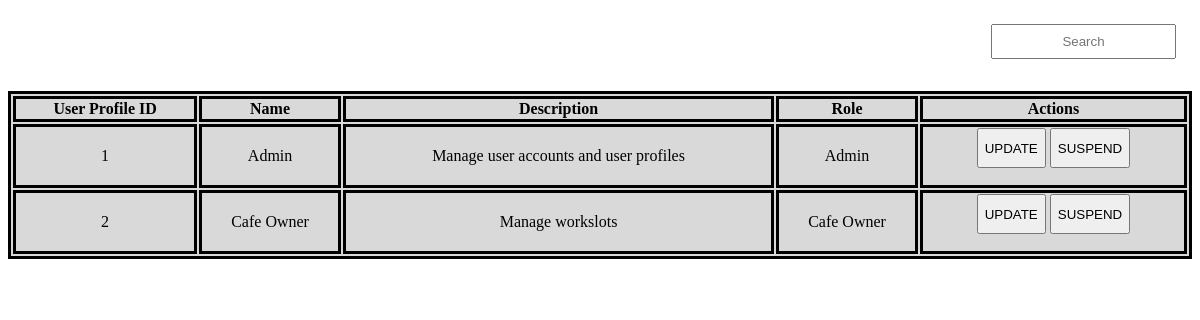
The page /bndProj/main/actors/admin/main-content.php on the database as committed earlier.
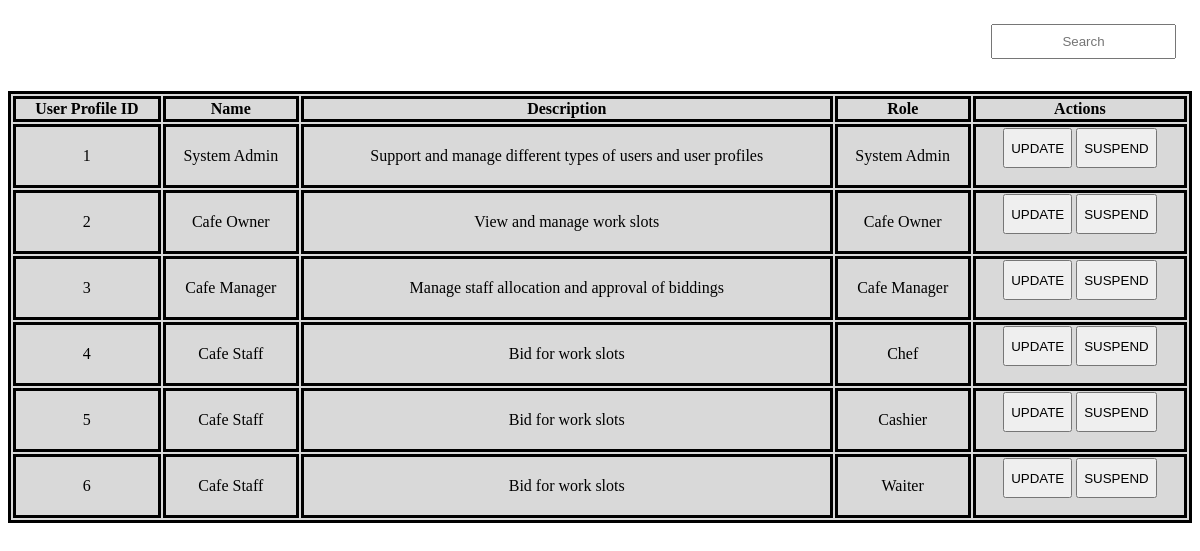
The same page on the database as committed later.
### tables this page shows
CREATE TABLE `userprofile` (
  `userProfileId` int(11) NOT NULL,
  `profileName` varchar(255) NOT NULL,
  `description` varchar(255) NOT NULL,
  `role` varchar(255) NOT NULL,
  `activated` tinyint(1) NOT NULL
);

### bndProj/entities/userProfileEntity.php (called while the page is built, shortened)
<?php
class UserProfileEntity extends Dbh
{
    protected function view()
    {
        $array = [];
        $conn = $this->connectDB();
        $sql = "SELECT * FROM userprofile";
        $result = $conn->query($sql);
        if ($result->num_rows > 0)
        {
            while ($row = $result->fetch_assoc())
            {
                $current = array(
                    'userProfileId' => $row['userProfileId'],
                    'profileName' => $row['profileName'],
                    'description' => $row['description'],
                    'role' => $row['role'],
                    'activated' => $row['activated']
                );
                array_push($array, $current);
            }
        }
        return $array;
    }
}
?>

### bndProj/controller/admin/viewUserProfileController.php (called while the page is built)
<?php
class ViewUserProfileController extends UserProfileEntity
{
    public function viewUserProfile()
    {
        $profile = new UserProfileEntity();
        $array = $profile->view();
        return $array;
    }
}
?>

### bndProj/main/actors/admin/boundaries/viewUserProfileBoundary.php (the view, shortened to what this page needs)
<?php
include "../../../entities/userProfileEntity.php";
include "../../../controller/admin/viewUserProfileController.php";
?>
<div class="container">
    <div class="row">
        <div class="search-container ml-auto">
            <form method="POST">
                <input type="text" name="search" id="myInput" placeholder="Search">
            </form>
        </div>
    </div>
    <div class="row">
        <?php
        if(isset($_POST["search"]))
        {
            $profileName = $_POST["search"];
            $searchUserProfile = new SearchUserProfileController();
            $array = $searchUserProfile->searchUserProfile($profileName);
            if ($array[0] != "Success")
            {
                echo '<script>';
                echo "alert('$array[0]');";
                echo 'document.location = "index.php?page=viewUserProfileBoundary";';
                echo '</script>';
            }
            else
            {
                echo '<table class ="table">';
                echo '  <tr>';
                echo '      <th class="text-center">User Profile ID</th>';
                echo '      <th class="text-center">Name</th>';
                echo '      <th class="text-center">Description</th>';
                echo '      <th class="text-center">Role</th>';
                echo '      <th class="text-center" colspan="2">Actions</th>';
                echo '  </tr>';
                for($i = 1; $i < count($array); $i++)
                {
                    $row = $array[$i];
                    echo '  <tr>';
                    echo '      <td>' . $row['userProfileId'] . '</td>';
                    echo '      <td>' . $row['profileName'] . '</td>';
                    echo '      <td>' . $row['description'] . '</td>';
                    echo '      <td>' . $row['role'] . '</td>';
                    echo '      <td>';
                    echo '          <form method="POST">';
                    echo '              <input type="hidden" name="updateProfileName" value="' . $row['profileName'] . '"/>';
                    echo '              <input type="hidden" name="updateDescription" value="' . $row['description'] . '"/>';
                    echo '              <input type="hidden" name="updateRole" value="' . $row['role'] . '"/>';
                    echo '              <button class="btn btn-primary" style="height:40px" value="' . $row['userProfileId'] . '" name="updateUserProfile">UPDATE</button>';
                    if ($row["activated"] == true)
                    {
                        echo '              <button class="btn btn-danger" style="height:40px" value="' . $row['userProfileId'] . '" name="suspendUserProfile">SUSPEND</button>';
                    }
                    else
                    {
                        echo '              <button class="btn btn-success" style="height:40px" value="' . $row['userProfileId'] . '" name="suspendUserProfile">ACTIVATE</button>';
                    }
                    echo '          </form>';
                    echo '      </td>';
                    echo '  </tr>';
                }
                echo "</table>";
            }
        }
        else
        {
            $viewUserProfile = new ViewUserProfileController();
            $array = $viewUserProfile->viewUserProfile();
            echo '<table class ="table">';
            echo '  <tr>';
            echo '      <th class="text-center">User Profile ID</th>';
            echo '      <th class="text-center">Name</th>';
            echo '      <th class="text-center">Description</th>';
            echo '      <th class="text-center">Role</th>';
            echo '      <th class="text-center" colspan="2">Actions</th>';
            echo '  </tr>';
            foreach($array as $row)
            {
                echo '  <tr>';
                echo '      <td>' . $row['userProfileId'] . '</td>';
                echo '      <td>' . $row['profileName'] . '</td>';
                echo '      <td>' . $row['description'] . '</td>';
                echo '      <td>' . $row['role'] . '</td>';
                echo '      <td>';
                echo '          <form method="POST">';
                echo '              <button class="btn btn-primary" style="height:40px" value="' . $row['userProfileId'] . '" name="updateUserProfile">UPDATE</button>';
                if ($row["activated"] == true)
                {
                    echo '              <button class="btn btn-danger" style="height:40px" value="' . $row['userProfileId'] . '" name="suspendUserProfile">SUSPEND</button>';
                }
                else
                {
                    echo '              <button class="btn btn-success" style="height:40px" value="' . $row['userProfileId'] . '" name="suspendUserProfile">ACTIVATE</button>';
                }
                echo '          </form>';
                echo '      </td>';
                echo '  </tr>';
            }
            echo "</table>";
        }
        ?>
    </div>
</div>

### bndProj/main/actors/admin/main-content.php
<?php
  if (isset($_GET['page'])) {
    $page = $_GET['page'];
    include('boundaries/'. $page . '.php');
  } else {
    include('boundaries/viewUserProfileBoundary.php');
  }

### bndProj/main/actors/admin/boundaries/viewUserProfileBoundary.php (style rules this page uses)
.table { margin-top: 1em !important; margin-left: auto; margin-right: auto; border-style: solid; border-color: black; background-color: #D9D9D9; width: 100%; text-align: center; }
th, td , tr { border-style: solid; border-color: black; }
.search-container { float: right; margin: 1em; }
.search-container input { height: 35px; margin-left: 1em; text-align: center; }

Rows that differ between the two databases and show on the page:
changed userprofile id 1: profileName "Admin" → "System Admin"; description "Manage user accounts and user profiles" → "Support and manage different types of users and user profiles"; role "Admin" → "System Admin"
changed userprofile "Cafe Owner": description "Manage workslots" → "View and manage work slots"
added userprofile: userProfileId "3", profileName "Cafe Manager", description "Manage staff allocation and approval of biddings", role "Cafe Manager"
added userprofile: userProfileId "4", profileName "Cafe Staff", description "Bid for work slots", role "Chef"
added userprofile: userProfileId "5", profileName "Cafe Staff", description "Bid for work slots", role "Cashier"
added userprofile: userProfileId "6", profileName "Cafe Staff", description "Bid for work slots", role "Waiter"
